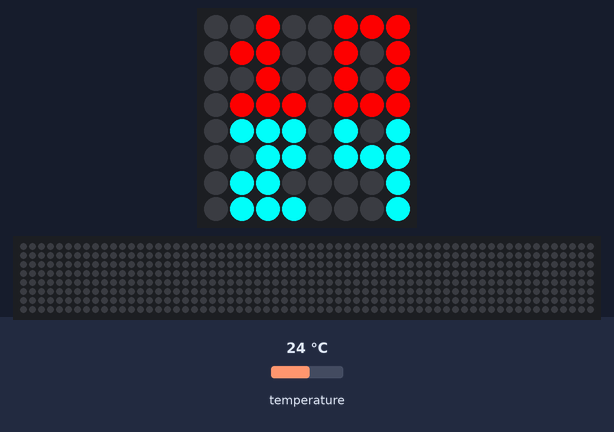
A program run on a simulated Raspberry Pi (BCM pin numbers) with a Sense HAT. On the bench: the Sense HAT's 8×8 RGB LED matrix, a strip that is not on the board, showing the scrolling text unrolled. The inputs (shaded band) are chosen by the test bench; at power-on: temperature 24 °C. The clock reads 2024-03-15 10:24:30 at power-on unless the program sets it; the 64×8 strip is a reading aid, not a part: it shows the text the matrix is scrolling, unrolled, one strip-width of it at a time.

Above: at 11.8 s.
11.9 s: temperature set to 19 °C
At 14.3 s:
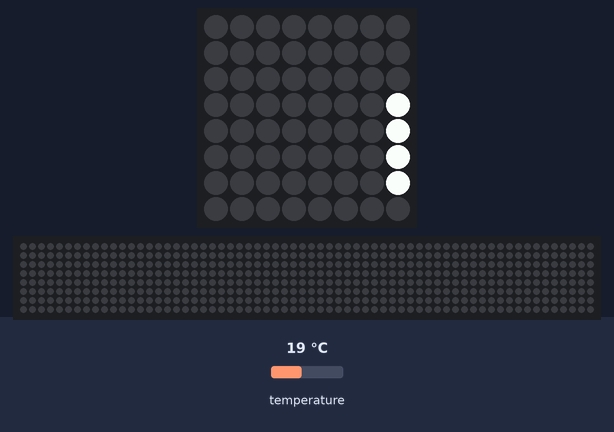
At 18.23 s:
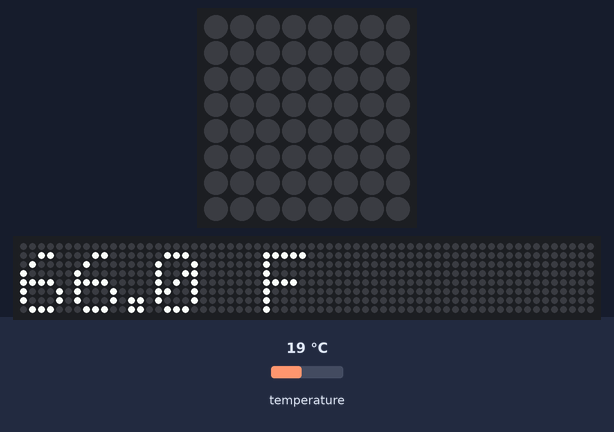
22.5 s: temperature set to 28 °C
At 28.94 s:
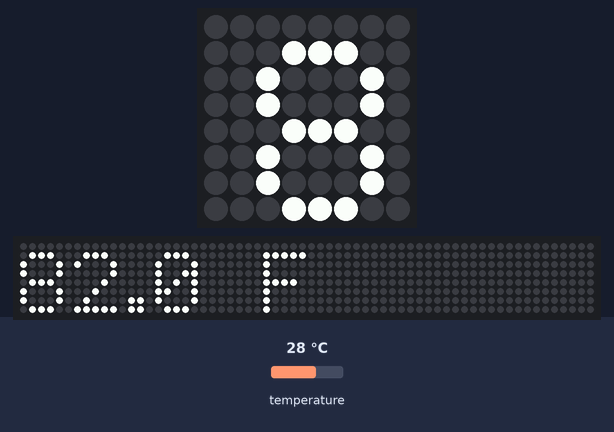

The program:

digitalclock.py
```python
#!/usr/bin/env python
#this is the library needed
from sense_hat import SenseHat
from time import sleep
import time

#setting a variable to call for SenseHat
sense = SenseHat()

#Number that will be displayed on Matrix from 0 to 9 (this is a list)
numberDisplay = [
[[0,1,1,1], # Zero
[0,1,0,1],
[0,1,0,1],
[0,1,1,1]],
[[0,0,1,0], # One
[0,1,1,0],
[0,0,1,0],
[0,1,1,1]],
[[0,1,1,1], # Two
[0,0,1,1],
[0,1,1,0],
[0,1,1,1]],
[[0,1,1,1], # Three
[0,0,1,1],
[0,0,1,1],
[0,1,1,1]],
[[0,1,0,1], # Four
[0,1,1,1],
[0,0,0,1],
[0,0,0,1]],
[[0,1,1,1], # Five
[0,1,1,0],
[0,0,1,1],
[0,1,1,1]],
[[0,1,0,0], # Six
[0,1,1,1],
[0,1,0,1],
[0,1,1,1]],
[[0,1,1,1], # Seven
[0,0,0,1],
[0,0,1,0],
[0,1,0,0]],
[[0,1,1,1], # Eight
[0,1,1,1],
[0,1,1,1],
[0,1,1,1]],
[[0,1,1,1], # Nine
[0,1,0,1],
[0,1,1,1],
[0,0,0,1]]
]

#a display to show that the number doesn't exist
noNumberDisplay = [0,0,0,0]

#The color of the time for hour and minute
hourHandColor = [255,0,0] # Red
minuteHandColor = [0,255,255] # Cyan
emptyColor = [0,0,0] # Black/Off

#Setting this to an empty array to use it for larger array to be pushed in here
clockImage = []

#using the localtime hour that is packaged within the library from time.
hour = time.localtime().tm_hour
minute = time.localtime().tm_min

#This for loop, and within a for loop is an If condition for setting up time
#The algorithm is started when we insert a row of 4 elements on the for loop,
#from each number in a single call, this saves us having to run two concurrent loops.
#In a two-digit number, we use a division by 10 to retrieve the first number.
#For example we use the # 12, we would get 1 from a division by 10.
#To get the second digit we make use of modulus which returns us the remainder from a division,
#so in this case from our previous selection for 12 we will get the return of 2.

for index in range(0, 4):
  #In this If loop, we use the .extend function to create a list
    if (hour >= 10):
        clockImage.extend(numberDisplay[int(hour/10)][index])
    else:
        clockImage.extend(noNumberDisplay)
    clockImage.extend(numberDisplay[int(hour%10)][index])

#Same thing what we did for hour is what we will do for minute
for index in range(0, 4):
    clockImage.extend(numberDisplay[int(minute/10)][index])
    clockImage.extend(numberDisplay[int(minute%10)][index])

#Now we have our final 'for' loop the entire clockImage array, this loop is designed to swap
#out of every number with our RGB values. We achieve this by just checking whether
#there is a number 0 or 1 inside that index. If it’s 0 we output our empty variable value
#to that number. Otherwise, we check to see if we are dealing with the first 32 pixels
#(which is the top half of the LED matrix), if we are in the top half we grab the RGB values
#from our hourColor variable. Otherwise, we utilize the RGB values from the minuteColor variable.

for index in range(0, 64):
    if (clockImage[index]):
        if index < 32:
            clockImage[index] = hourHandColor
        else:
            clockImage[index] = minuteHandColor
    else:
        clockImage[index] = emptyColor

#In a While Loop what is being continued till we manuelly exit it.

while True:
  sense.set_rotation(270) #the rotation for sensehat display
  temp = sense.get_temperature() #obtaining the temperature # from the sensor
  temp = round(((temp/5)*9)+32) #rounding and converting the celcius to fehrenheit
  sense.show_message("%.1f F" % temp) #Display a message on the sensehat to show temperature (%.1f)
  sense.set_pixels(clockImage) #calling in the clockImage to display the result.
  sleep(10) #Calling in to sleep or what you call a delay for 10 sec.
```
